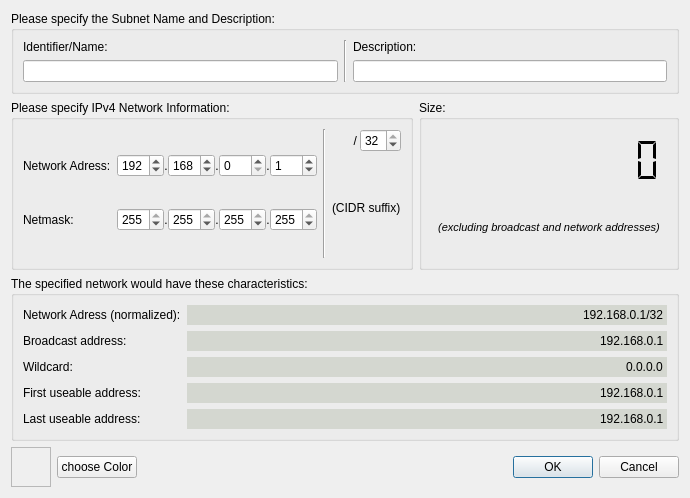
<?xml version="1.0" encoding="UTF-8"?>
<ui version="4.0">
 <class>sm_IPv4EditDialog</class>
 <widget class="QDialog" name="sm_IPv4EditDialog">
  <property name="geometry">
   <rect>
    <x>0</x>
    <y>0</y>
    <width>690</width>
    <height>498</height>
   </rect>
  </property>
  <property name="windowTitle">
   <string>Dialog</string>
  </property>
  <layout class="QGridLayout" name="gridLayout_5">
   <item row="0" column="0">
    <layout class="QVBoxLayout" name="verticalLayout_7">
     <item>
      <widget class="QGroupBox" name="groupBox_4">
       <property name="sizePolicy">
        <sizepolicy hsizetype="Preferred" vsizetype="Fixed">
         <horstretch>0</horstretch>
         <verstretch>0</verstretch>
        </sizepolicy>
       </property>
       <property name="title">
        <string>Please specify the Subnet Name and Description:</string>
       </property>
       <layout class="QGridLayout" name="gridLayout_4">
        <item row="0" column="0">
         <layout class="QHBoxLayout" name="horizontalLayout_8">
          <item>
           <layout class="QVBoxLayout" name="verticalLayout_5">
            <item>
             <widget class="QLabel" name="label_17">
              <property name="text">
               <string>Identifier/Name:</string>
              </property>
             </widget>
            </item>
            <item>
             <widget class="QLineEdit" name="identifier"/>
            </item>
           </layout>
          </item>
          <item>
           <widget class="Line" name="line_2">
            <property name="orientation">
             <enum>Qt::Vertical</enum>
            </property>
           </widget>
          </item>
          <item>
           <layout class="QVBoxLayout" name="verticalLayout_6">
            <item>
             <widget class="QLabel" name="label_18">
              <property name="text">
               <string>Description:</string>
              </property>
             </widget>
            </item>
            <item>
             <widget class="QLineEdit" name="description"/>
            </item>
           </layout>
          </item>
         </layout>
        </item>
       </layout>
      </widget>
     </item>
     <item>
      <layout class="QVBoxLayout" name="verticalLayout_4">
       <item>
        <layout class="QHBoxLayout" name="horizontalLayout_7">
         <item>
          <widget class="QGroupBox" name="groupBox">
           <property name="sizePolicy">
            <sizepolicy hsizetype="Preferred" vsizetype="Preferred">
             <horstretch>0</horstretch>
             <verstretch>0</verstretch>
            </sizepolicy>
           </property>
           <property name="title">
            <string>Please specify IPv4 Network Information:</string>
           </property>
           <layout class="QGridLayout" name="gridLayout">
            <item row="0" column="0">
             <layout class="QHBoxLayout" name="horizontalLayout_6">
              <item>
               <layout class="QVBoxLayout" name="verticalLayout_2">
                <item>
                 <layout class="QHBoxLayout" name="horizontalLayout_3">
                  <item>
                   <widget class="QLabel" name="label_4">
                    <property name="text">
                     <string>Network Adress:</string>
                    </property>
                   </widget>
                  </item>
                  <item>
                   <layout class="QHBoxLayout" name="horizontalLayout_2">
                    <property name="spacing">
                     <number>0</number>
                    </property>
                    <property name="sizeConstraint">
                     <enum>QLayout::SetFixedSize</enum>
                    </property>
                    <item>
                     <widget class="QSpinBox" name="ip_byte1">
                      <property name="maximum">
                       <number>255</number>
                      </property>
                      <property name="value">
                       <number>192</number>
                      </property>
                     </widget>
                    </item>
                    <item>
                     <widget class="QLabel" name="label_6">
                      <property name="text">
                       <string>.</string>
                      </property>
                      <property name="alignment">
                       <set>Qt::AlignCenter</set>
                      </property>
                     </widget>
                    </item>
                    <item>
                     <widget class="QSpinBox" name="ip_byte2">
                      <property name="maximum">
                       <number>255</number>
                      </property>
                      <property name="value">
                       <number>168</number>
                      </property>
                     </widget>
                    </item>
                    <item>
                     <widget class="QLabel" name="label_7">
                      <property name="text">
                       <string>.</string>
                      </property>
                      <property name="alignment">
                       <set>Qt::AlignCenter</set>
                      </property>
                     </widget>
                    </item>
                    <item>
                     <widget class="QSpinBox" name="ip_byte3">
                      <property name="maximum">
                       <number>255</number>
                      </property>
                     </widget>
                    </item>
                    <item>
                     <widget class="QLabel" name="label_8">
                      <property name="text">
                       <string>.</string>
                      </property>
                      <property name="alignment">
                       <set>Qt::AlignCenter</set>
                      </property>
                     </widget>
                    </item>
                    <item>
                     <widget class="QSpinBox" name="ip_byte4">
                      <property name="maximum">
                       <number>255</number>
                      </property>
                      <property name="value">
                       <number>1</number>
                      </property>
                     </widget>
                    </item>
                   </layout>
                  </item>
                 </layout>
                </item>
                <item>
                 <layout class="QHBoxLayout" name="horizontalLayout_4">
                  <item>
                   <widget class="QLabel" name="label_5">
                    <property name="text">
                     <string>Netmask:</string>
                    </property>
                   </widget>
                  </item>
                  <item>
                   <layout class="QHBoxLayout" name="horizontalLayout">
                    <property name="spacing">
                     <number>0</number>
                    </property>
                    <property name="sizeConstraint">
                     <enum>QLayout::SetFixedSize</enum>
                    </property>
                    <item>
                     <widget class="QSpinBox" name="nm_byte1">
                      <property name="maximum">
                       <number>255</number>
                      </property>
                      <property name="value">
                       <number>255</number>
                      </property>
                     </widget>
                    </item>
                    <item>
                     <widget class="QLabel" name="label">
                      <property name="text">
                       <string>.</string>
                      </property>
                      <property name="alignment">
                       <set>Qt::AlignCenter</set>
                      </property>
                     </widget>
                    </item>
                    <item>
                     <widget class="QSpinBox" name="nm_byte2">
                      <property name="maximum">
                       <number>255</number>
                      </property>
                      <property name="value">
                       <number>255</number>
                      </property>
                     </widget>
                    </item>
                    <item>
                     <widget class="QLabel" name="label_2">
                      <property name="text">
                       <string>.</string>
                      </property>
                      <property name="alignment">
                       <set>Qt::AlignCenter</set>
                      </property>
                     </widget>
                    </item>
                    <item>
                     <widget class="QSpinBox" name="nm_byte3">
                      <property name="maximum">
                       <number>255</number>
                      </property>
                      <property name="value">
                       <number>255</number>
                      </property>
                     </widget>
                    </item>
                    <item>
                     <widget class="QLabel" name="label_3">
                      <property name="text">
                       <string>.</string>
                      </property>
                      <property name="alignment">
                       <set>Qt::AlignCenter</set>
                      </property>
                     </widget>
                    </item>
                    <item>
                     <widget class="QSpinBox" name="nm_byte4">
                      <property name="maximum">
                       <number>255</number>
                      </property>
                      <property name="value">
                       <number>255</number>
                      </property>
                     </widget>
                    </item>
                   </layout>
                  </item>
                 </layout>
                </item>
               </layout>
              </item>
              <item>
               <widget class="Line" name="line">
                <property name="orientation">
                 <enum>Qt::Vertical</enum>
                </property>
               </widget>
              </item>
              <item>
               <layout class="QVBoxLayout" name="verticalLayout">
                <item>
                 <layout class="QHBoxLayout" name="horizontalLayout_5">
                  <property name="spacing">
                   <number>3</number>
                  </property>
                  <item>
                   <widget class="QLabel" name="label_10">
                    <property name="text">
                     <string>/</string>
                    </property>
                    <property name="alignment">
                     <set>Qt::AlignRight|Qt::AlignTrailing|Qt::AlignVCenter</set>
                    </property>
                   </widget>
                  </item>
                  <item>
                   <widget class="QSpinBox" name="CIDRSuffix">
                    <property name="maximum">
                     <number>32</number>
                    </property>
                    <property name="value">
                     <number>32</number>
                    </property>
                   </widget>
                  </item>
                 </layout>
                </item>
                <item>
                 <widget class="QLabel" name="label_9">
                  <property name="text">
                   <string>(CIDR suffix)</string>
                  </property>
                 </widget>
                </item>
               </layout>
              </item>
             </layout>
            </item>
           </layout>
          </widget>
         </item>
         <item>
          <widget class="QGroupBox" name="groupBox_3">
           <property name="sizePolicy">
            <sizepolicy hsizetype="Preferred" vsizetype="Preferred">
             <horstretch>0</horstretch>
             <verstretch>0</verstretch>
            </sizepolicy>
           </property>
           <property name="title">
            <string>Size:</string>
           </property>
           <layout class="QGridLayout" name="gridLayout_2">
            <item row="0" column="0">
             <layout class="QVBoxLayout" name="verticalLayout_3">
              <item>
               <widget class="QLCDNumber" name="networkSize">
                <property name="frameShape">
                 <enum>QFrame::NoFrame</enum>
                </property>
                <property name="smallDecimalPoint">
                 <bool>false</bool>
                </property>
                <property name="numDigits">
                 <number>10</number>
                </property>
                <property name="digitCount">
                 <number>10</number>
                </property>
                <property name="segmentStyle">
                 <enum>QLCDNumber::Flat</enum>
                </property>
               </widget>
              </item>
              <item>
               <widget class="QLabel" name="label_11">
                <property name="text">
                 <string>&lt;html&gt;&lt;head/&gt;&lt;body&gt;&lt;p&gt;&lt;span style=&quot; font-size:8pt; font-style:italic;&quot;&gt;(excluding broadcast and network addresses)&lt;/span&gt;&lt;/p&gt;&lt;/body&gt;&lt;/html&gt;</string>
                </property>
                <property name="scaledContents">
                 <bool>false</bool>
                </property>
                <property name="alignment">
                 <set>Qt::AlignCenter</set>
                </property>
                <property name="wordWrap">
                 <bool>true</bool>
                </property>
               </widget>
              </item>
             </layout>
            </item>
           </layout>
          </widget>
         </item>
        </layout>
       </item>
       <item>
        <widget class="QGroupBox" name="groupBox_2">
         <property name="sizePolicy">
          <sizepolicy hsizetype="Preferred" vsizetype="Fixed">
           <horstretch>0</horstretch>
           <verstretch>0</verstretch>
          </sizepolicy>
         </property>
         <property name="title">
          <string>The specified network would have these characteristics:</string>
         </property>
         <layout class="QGridLayout" name="gridLayout_3">
          <item row="0" column="0">
           <layout class="QFormLayout" name="formLayout">
            <property name="fieldGrowthPolicy">
             <enum>QFormLayout::AllNonFixedFieldsGrow</enum>
            </property>
            <item row="0" column="0">
             <widget class="QLabel" name="label_12">
              <property name="text">
               <string>Network Adress (normalized):</string>
              </property>
             </widget>
            </item>
            <item row="0" column="1">
             <widget class="QLineEdit" name="networkAddress">
              <property name="enabled">
               <bool>true</bool>
              </property>
              <property name="palette">
               <palette>
                <active>
                 <colorrole role="Base">
                  <brush brushstyle="SolidPattern">
                   <color alpha="255">
                    <red>212</red>
                    <green>215</green>
                    <blue>208</blue>
                   </color>
                  </brush>
                 </colorrole>
                </active>
                <inactive>
                 <colorrole role="Base">
                  <brush brushstyle="SolidPattern">
                   <color alpha="255">
                    <red>212</red>
                    <green>215</green>
                    <blue>208</blue>
                   </color>
                  </brush>
                 </colorrole>
                </inactive>
                <disabled>
                 <colorrole role="Base">
                  <brush brushstyle="SolidPattern">
                   <color alpha="255">
                    <red>230</red>
                    <green>229</green>
                    <blue>227</blue>
                   </color>
                  </brush>
                 </colorrole>
                </disabled>
               </palette>
              </property>
              <property name="acceptDrops">
               <bool>false</bool>
              </property>
              <property name="autoFillBackground">
               <bool>false</bool>
              </property>
              <property name="locale">
               <locale language="English" country="UnitedStates"/>
              </property>
              <property name="text">
               <string>192.168.0.1/32</string>
              </property>
              <property name="frame">
               <bool>false</bool>
              </property>
              <property name="alignment">
               <set>Qt::AlignRight|Qt::AlignTrailing|Qt::AlignVCenter</set>
              </property>
              <property name="dragEnabled">
               <bool>true</bool>
              </property>
              <property name="readOnly">
               <bool>true</bool>
              </property>
             </widget>
            </item>
            <item row="1" column="0">
             <widget class="QLabel" name="label_13">
              <property name="text">
               <string>Broadcast address:</string>
              </property>
             </widget>
            </item>
            <item row="1" column="1">
             <widget class="QLineEdit" name="broadcastAddress">
              <property name="enabled">
               <bool>true</bool>
              </property>
              <property name="palette">
               <palette>
                <active>
                 <colorrole role="Base">
                  <brush brushstyle="SolidPattern">
                   <color alpha="255">
                    <red>212</red>
                    <green>215</green>
                    <blue>208</blue>
                   </color>
                  </brush>
                 </colorrole>
                </active>
                <inactive>
                 <colorrole role="Base">
                  <brush brushstyle="SolidPattern">
                   <color alpha="255">
                    <red>212</red>
                    <green>215</green>
                    <blue>208</blue>
                   </color>
                  </brush>
                 </colorrole>
                </inactive>
                <disabled>
                 <colorrole role="Base">
                  <brush brushstyle="SolidPattern">
                   <color alpha="255">
                    <red>230</red>
                    <green>229</green>
                    <blue>227</blue>
                   </color>
                  </brush>
                 </colorrole>
                </disabled>
               </palette>
              </property>
              <property name="acceptDrops">
               <bool>false</bool>
              </property>
              <property name="autoFillBackground">
               <bool>false</bool>
              </property>
              <property name="locale">
               <locale language="English" country="UnitedStates"/>
              </property>
              <property name="text">
               <string>192.168.0.1</string>
              </property>
              <property name="frame">
               <bool>false</bool>
              </property>
              <property name="alignment">
               <set>Qt::AlignRight|Qt::AlignTrailing|Qt::AlignVCenter</set>
              </property>
              <property name="dragEnabled">
               <bool>true</bool>
              </property>
              <property name="readOnly">
               <bool>true</bool>
              </property>
             </widget>
            </item>
            <item row="2" column="0">
             <widget class="QLabel" name="label_14">
              <property name="text">
               <string>Wildcard:</string>
              </property>
             </widget>
            </item>
            <item row="2" column="1">
             <widget class="QLineEdit" name="wildcardAddress">
              <property name="enabled">
               <bool>true</bool>
              </property>
              <property name="palette">
               <palette>
                <active>
                 <colorrole role="Base">
                  <brush brushstyle="SolidPattern">
                   <color alpha="255">
                    <red>212</red>
                    <green>215</green>
                    <blue>208</blue>
                   </color>
                  </brush>
                 </colorrole>
                </active>
                <inactive>
                 <colorrole role="Base">
                  <brush brushstyle="SolidPattern">
                   <color alpha="255">
                    <red>212</red>
                    <green>215</green>
                    <blue>208</blue>
                   </color>
                  </brush>
                 </colorrole>
                </inactive>
                <disabled>
                 <colorrole role="Base">
                  <brush brushstyle="SolidPattern">
                   <color alpha="255">
                    <red>230</red>
                    <green>229</green>
                    <blue>227</blue>
                   </color>
                  </brush>
                 </colorrole>
                </disabled>
               </palette>
              </property>
              <property name="acceptDrops">
               <bool>false</bool>
              </property>
              <property name="autoFillBackground">
               <bool>false</bool>
              </property>
              <property name="locale">
               <locale language="English" country="UnitedStates"/>
              </property>
              <property name="text">
               <string>0.0.0.0</string>
              </property>
              <property name="frame">
               <bool>false</bool>
              </property>
              <property name="alignment">
               <set>Qt::AlignRight|Qt::AlignTrailing|Qt::AlignVCenter</set>
              </property>
              <property name="dragEnabled">
               <bool>true</bool>
              </property>
              <property name="readOnly">
               <bool>true</bool>
              </property>
             </widget>
            </item>
            <item row="3" column="0">
             <widget class="QLabel" name="label_15">
              <property name="text">
               <string>First useable address:</string>
              </property>
             </widget>
            </item>
            <item row="3" column="1">
             <widget class="QLineEdit" name="firstUsableAddress">
              <property name="enabled">
               <bool>true</bool>
              </property>
              <property name="palette">
               <palette>
                <active>
                 <colorrole role="Base">
                  <brush brushstyle="SolidPattern">
                   <color alpha="255">
                    <red>212</red>
                    <green>215</green>
                    <blue>208</blue>
                   </color>
                  </brush>
                 </colorrole>
                </active>
                <inactive>
                 <colorrole role="Base">
                  <brush brushstyle="SolidPattern">
                   <color alpha="255">
                    <red>212</red>
                    <green>215</green>
                    <blue>208</blue>
                   </color>
                  </brush>
                 </colorrole>
                </inactive>
                <disabled>
                 <colorrole role="Base">
                  <brush brushstyle="SolidPattern">
                   <color alpha="255">
                    <red>230</red>
                    <green>229</green>
                    <blue>227</blue>
                   </color>
                  </brush>
                 </colorrole>
                </disabled>
               </palette>
              </property>
              <property name="acceptDrops">
               <bool>false</bool>
              </property>
              <property name="autoFillBackground">
               <bool>false</bool>
              </property>
              <property name="locale">
               <locale language="English" country="UnitedStates"/>
              </property>
              <property name="text">
               <string>192.168.0.1</string>
              </property>
              <property name="frame">
               <bool>false</bool>
              </property>
              <property name="alignment">
               <set>Qt::AlignRight|Qt::AlignTrailing|Qt::AlignVCenter</set>
              </property>
              <property name="dragEnabled">
               <bool>true</bool>
              </property>
              <property name="readOnly">
               <bool>true</bool>
              </property>
             </widget>
            </item>
            <item row="4" column="0">
             <widget class="QLabel" name="label_16">
              <property name="text">
               <string>Last useable address:</string>
              </property>
             </widget>
            </item>
            <item row="4" column="1">
             <widget class="QLineEdit" name="lastUsableAddress">
              <property name="enabled">
               <bool>true</bool>
              </property>
              <property name="palette">
               <palette>
                <active>
                 <colorrole role="Base">
                  <brush brushstyle="SolidPattern">
                   <color alpha="255">
                    <red>212</red>
                    <green>215</green>
                    <blue>208</blue>
                   </color>
                  </brush>
                 </colorrole>
                </active>
                <inactive>
                 <colorrole role="Base">
                  <brush brushstyle="SolidPattern">
                   <color alpha="255">
                    <red>212</red>
                    <green>215</green>
                    <blue>208</blue>
                   </color>
                  </brush>
                 </colorrole>
                </inactive>
                <disabled>
                 <colorrole role="Base">
                  <brush brushstyle="SolidPattern">
                   <color alpha="255">
                    <red>230</red>
                    <green>229</green>
                    <blue>227</blue>
                   </color>
                  </brush>
                 </colorrole>
                </disabled>
               </palette>
              </property>
              <property name="acceptDrops">
               <bool>false</bool>
              </property>
              <property name="autoFillBackground">
               <bool>false</bool>
              </property>
              <property name="locale">
               <locale language="English" country="UnitedStates"/>
              </property>
              <property name="text">
               <string>192.168.0.1</string>
              </property>
              <property name="frame">
               <bool>false</bool>
              </property>
              <property name="alignment">
               <set>Qt::AlignRight|Qt::AlignTrailing|Qt::AlignVCenter</set>
              </property>
              <property name="dragEnabled">
               <bool>true</bool>
              </property>
              <property name="readOnly">
               <bool>true</bool>
              </property>
             </widget>
            </item>
           </layout>
          </item>
         </layout>
        </widget>
       </item>
      </layout>
     </item>
     <item>
      <layout class="QHBoxLayout" name="horizontalLayout_9">
       <item>
        <widget class="QFrame" name="colorBox">
         <property name="sizePolicy">
          <sizepolicy hsizetype="Fixed" vsizetype="Fixed">
           <horstretch>40</horstretch>
           <verstretch>40</verstretch>
          </sizepolicy>
         </property>
         <property name="minimumSize">
          <size>
           <width>40</width>
           <height>40</height>
          </size>
         </property>
         <property name="maximumSize">
          <size>
           <width>40</width>
           <height>40</height>
          </size>
         </property>
         <property name="frameShape">
          <enum>QFrame::StyledPanel</enum>
         </property>
         <property name="frameShadow">
          <enum>QFrame::Raised</enum>
         </property>
        </widget>
       </item>
       <item>
        <widget class="QPushButton" name="pushButton">
         <property name="text">
          <string>choose Color</string>
         </property>
        </widget>
       </item>
       <item>
        <spacer name="horizontalSpacer">
         <property name="orientation">
          <enum>Qt::Horizontal</enum>
         </property>
         <property name="sizeHint" stdset="0">
          <size>
           <width>40</width>
           <height>20</height>
          </size>
         </property>
        </spacer>
       </item>
       <item>
        <widget class="QDialogButtonBox" name="buttonBox">
         <property name="orientation">
          <enum>Qt::Horizontal</enum>
         </property>
         <property name="standardButtons">
          <set>QDialogButtonBox::Cancel|QDialogButtonBox::Ok</set>
         </property>
        </widget>
       </item>
      </layout>
     </item>
    </layout>
   </item>
  </layout>
 </widget>
 <resources/>
 <connections>
  <connection>
   <sender>buttonBox</sender>
   <signal>accepted()</signal>
   <receiver>sm_IPv4EditDialog</receiver>
   <slot>accept()</slot>
   <hints>
    <hint type="sourcelabel">
     <x>676</x>
     <y>474</y>
    </hint>
    <hint type="destinationlabel">
     <x>157</x>
     <y>274</y>
    </hint>
   </hints>
  </connection>
  <connection>
   <sender>buttonBox</sender>
   <signal>rejected()</signal>
   <receiver>sm_IPv4EditDialog</receiver>
   <slot>reject()</slot>
   <hints>
    <hint type="sourcelabel">
     <x>676</x>
     <y>474</y>
    </hint>
    <hint type="destinationlabel">
     <x>286</x>
     <y>274</y>
    </hint>
   </hints>
  </connection>
  <connection>
   <sender>ip_byte1</sender>
   <signal>valueChanged(int)</signal>
   <receiver>sm_IPv4EditDialog</receiver>
   <slot>updateFields()</slot>
   <hints>
    <hint type="sourcelabel">
     <x>202</x>
     <y>182</y>
    </hint>
    <hint type="destinationlabel">
     <x>6</x>
     <y>90</y>
    </hint>
   </hints>
  </connection>
  <connection>
   <sender>ip_byte2</sender>
   <signal>valueChanged(int)</signal>
   <receiver>sm_IPv4EditDialog</receiver>
   <slot>updateFields()</slot>
   <hints>
    <hint type="sourcelabel">
     <x>264</x>
     <y>182</y>
    </hint>
    <hint type="destinationlabel">
     <x>7</x>
     <y>123</y>
    </hint>
   </hints>
  </connection>
  <connection>
   <sender>ip_byte3</sender>
   <signal>valueChanged(int)</signal>
   <receiver>sm_IPv4EditDialog</receiver>
   <slot>updateFields()</slot>
   <hints>
    <hint type="sourcelabel">
     <x>326</x>
     <y>182</y>
    </hint>
    <hint type="destinationlabel">
     <x>6</x>
     <y>156</y>
    </hint>
   </hints>
  </connection>
  <connection>
   <sender>ip_byte4</sender>
   <signal>valueChanged(int)</signal>
   <receiver>sm_IPv4EditDialog</receiver>
   <slot>updateFields()</slot>
   <hints>
    <hint type="sourcelabel">
     <x>388</x>
     <y>182</y>
    </hint>
    <hint type="destinationlabel">
     <x>4</x>
     <y>208</y>
    </hint>
   </hints>
  </connection>
  <connection>
   <sender>nm_byte1</sender>
   <signal>valueChanged(int)</signal>
   <receiver>sm_IPv4EditDialog</receiver>
   <slot>updateFields()</slot>
   <hints>
    <hint type="sourcelabel">
     <x>202</x>
     <y>221</y>
    </hint>
    <hint type="destinationlabel">
     <x>4</x>
     <y>47</y>
    </hint>
   </hints>
  </connection>
  <connection>
   <sender>nm_byte2</sender>
   <signal>valueChanged(int)</signal>
   <receiver>sm_IPv4EditDialog</receiver>
   <slot>updateFields()</slot>
   <hints>
    <hint type="sourcelabel">
     <x>264</x>
     <y>221</y>
    </hint>
    <hint type="destinationlabel">
     <x>1</x>
     <y>26</y>
    </hint>
   </hints>
  </connection>
  <connection>
   <sender>nm_byte3</sender>
   <signal>valueChanged(int)</signal>
   <receiver>sm_IPv4EditDialog</receiver>
   <slot>updateFields()</slot>
   <hints>
    <hint type="sourcelabel">
     <x>326</x>
     <y>221</y>
    </hint>
    <hint type="destinationlabel">
     <x>58</x>
     <y>6</y>
    </hint>
   </hints>
  </connection>
  <connection>
   <sender>nm_byte4</sender>
   <signal>valueChanged(int)</signal>
   <receiver>sm_IPv4EditDialog</receiver>
   <slot>updateFields()</slot>
   <hints>
    <hint type="sourcelabel">
     <x>388</x>
     <y>221</y>
    </hint>
    <hint type="destinationlabel">
     <x>309</x>
     <y>6</y>
    </hint>
   </hints>
  </connection>
  <connection>
   <sender>CIDRSuffix</sender>
   <signal>valueChanged(int)</signal>
   <receiver>sm_IPv4EditDialog</receiver>
   <slot>updateCIDR()</slot>
   <hints>
    <hint type="sourcelabel">
     <x>495</x>
     <y>182</y>
    </hint>
    <hint type="destinationlabel">
     <x>427</x>
     <y>9</y>
    </hint>
   </hints>
  </connection>
  <connection>
   <sender>pushButton</sender>
   <signal>clicked()</signal>
   <receiver>sm_IPv4EditDialog</receiver>
   <slot>colorClicked()</slot>
   <hints>
    <hint type="sourcelabel">
     <x>118</x>
     <y>465</y>
    </hint>
    <hint type="destinationlabel">
     <x>158</x>
     <y>491</y>
    </hint>
   </hints>
  </connection>
 </connections>
 <slots>
  <slot>updateFields()</slot>
  <slot>updateCIDR()</slot>
  <slot>colorClicked()</slot>
 </slots>
</ui>
